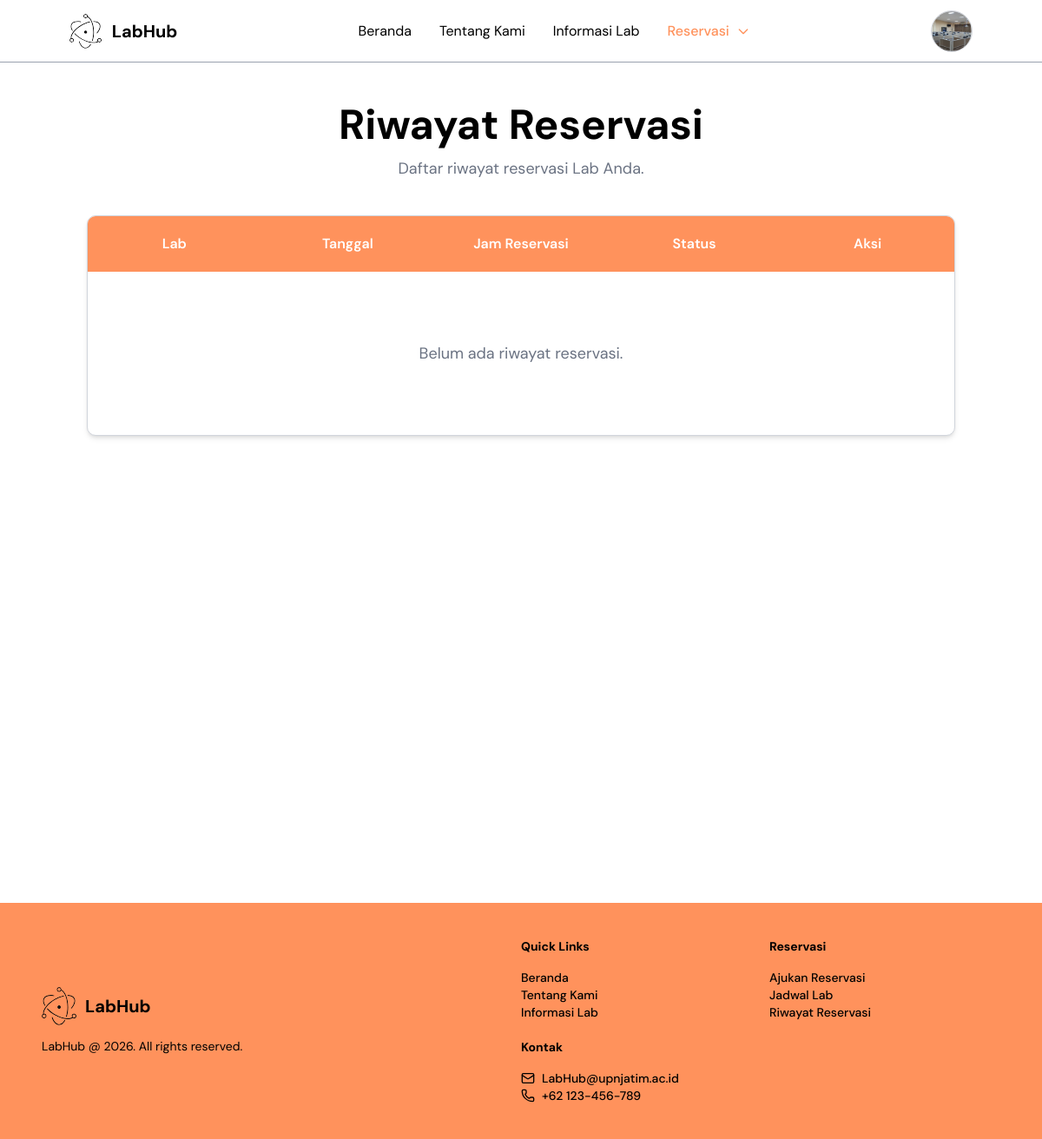
The app's page /index.php?page=riwayat_reservasi (signed in), older data.
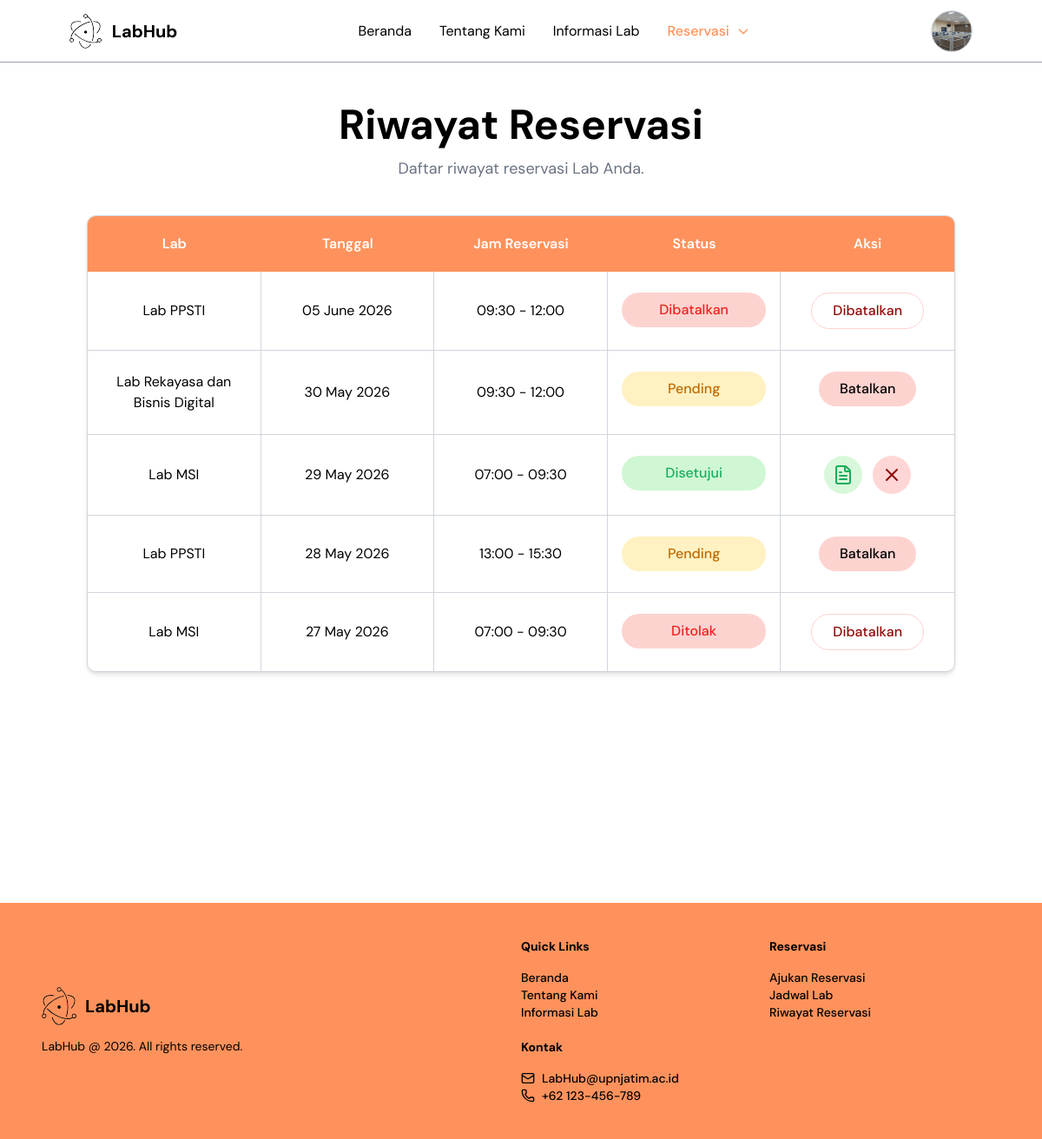
The same page, newer data.
### tables this page shows
CREATE TABLE `reservasi` (
  `id` int NOT NULL,
  `user_id` int NOT NULL,
  `jadwal_id` int NOT NULL,
  `kode_reservasi` varchar(100) DEFAULT NULL,
  `dosen_penanggung_jawab` varchar(100) NOT NULL,
  `kontak` varchar(30) NOT NULL,
  `keperluan` text NOT NULL,
  `berkas` varchar(255) DEFAULT NULL,
  `status` enum('Pending','Disetujui','Ditolak','Dibatalkan','Belum Ambil Kunci','Sedang Berlangsung','Selesai') DEFAULT 'Pending',
  `created_at` timestamp NULL DEFAULT CURRENT_TIMESTAMP,
  `alasan_pembatalan` text
);

CREATE TABLE `labs` (
  `id` int NOT NULL,
  `nama_lab` varchar(100) NOT NULL,
  `kode_lab` varchar(10) NOT NULL,
  `kategori` varchar(100) DEFAULT NULL,
  `lokasi` varchar(100) DEFAULT NULL,
  `luas` int DEFAULT NULL,
  `kapasitas` int DEFAULT '0',
  `fasilitas` text,
  `deskripsi` text,
  `gambar` varchar(255) DEFAULT NULL,
  `jam_buka` time NOT NULL,
  `jam_tutup` time NOT NULL,
  `status` enum('Tersedia','Perbaikan','Non-aktif') DEFAULT 'Tersedia',
  `created_at` timestamp NULL DEFAULT CURRENT_TIMESTAMP,
  `slug` varchar(255) DEFAULT NULL
);

CREATE TABLE `jadwal` (
  `id` int NOT NULL,
  `lab_id` int NOT NULL,
  `tanggal` date NOT NULL,
  `sesi` varchar(50) NOT NULL,
  `jam_mulai` time NOT NULL,
  `jam_selesai` time NOT NULL,
  `created_at` timestamp NULL DEFAULT CURRENT_TIMESTAMP
);

### pages/riwayat_reservasi.php (the view, shortened to what the changed rows need)
<?php
include __DIR__ .
    '/../config/config.php';
$limit = 10;
$pageNumber =
    isset($_GET['p'])
    ? (int) $_GET['p']
    : 1;
$offset =
    ($pageNumber - 1) * $limit;
$user_id =
    $_SESSION['user_id'];
$stmt =
    mysqli_prepare(
        $conn,
        "SELECT
            reservasi.id,
            reservasi.status,
            reservasi.kode_reservasi,
            labs.nama_lab,
            jadwal.tanggal,
            jadwal.jam_mulai,
            jadwal.jam_selesai
        FROM reservasi
        JOIN jadwal
        ON reservasi.jadwal_id = jadwal.id
        JOIN labs
        ON jadwal.lab_id = labs.id
        WHERE reservasi.user_id = ?
        ORDER BY jadwal.tanggal DESC
        LIMIT ? OFFSET ?"
    );
mysqli_stmt_bind_param(
    $stmt,
    "iii",
    $user_id,
    $limit,
    $offset
);
mysqli_stmt_execute(
    $stmt
);
$result =
    mysqli_stmt_get_result(
        $stmt
    );
?>
<section class="mt-30 px-4 sm:px-6 lg:px-25 min-h-screen">
    <div class="flex flex-col gap-10">
        <div class="
            flex
            flex-col
            items-center
            text-center
            gap-3
        ">
            <h1 class="
                text-3xl
                sm:text-4xl
                md:text-5xl
                xl:text-6xl
                font-bold
            ">
                Riwayat Reservasi
            </h1>
        </div>
        <div class="
            border
            border-gray-300
            rounded-[10px]
            overflow-hidden
            bg-white
            shadow-md
            w-full
        ">
            <div class="hidden md:block">
                <div class="divide-y divide-gray-300">
                    <?php if (
                        mysqli_num_rows($result)
                        > 0
                    ): ?>
                        <?php while (
                            $item =
                            mysqli_fetch_assoc(
                                $result
                            )
                        ): ?>
                            <?php
                            $statusClass =
                                'bg-[#FDD3D0] text-[#EC221F]';
                            if (
                                $item['status']
                                == 'Pending'
                            ) {
                                $statusClass =
                                    'bg-[#FFF1C2] text-[#BF6A02]';
                            } elseif (
                                $item['status']
                                == 'Disetujui'
                            ) {
                                $statusClass =
                                    'bg-[#CFF7D3] text-[#14AE5C]';
                            }
                            ?>
                            <div class="
                                grid
                                grid-cols-5
                                items-stretch
                            ">
                                <div class="
                                    py-6
                                    px-4
                                    border-r
                                    border-gray-300
                                    flex
                                    items-center
                                    justify-center
                                    text-center
                                ">
                                    <?= htmlspecialchars(
                                        $item['nama_lab']
                                    ) ?>
                                </div>
                                <div class="
                                    py-6
                                    px-4
                                    border-r
                                    border-gray-300
                                    flex
                                    items-center
                                    justify-center
                                    text-center
                                ">
                                    <?= date(
                                        'd F Y',
                                        strtotime(
                                            $item['tanggal']
                                        )
                                    ) ?>
                                </div>
                                <div class="
                                    py-6
                                    px-4
                                    border-r
                                    border-gray-300
                                    flex
                                    items-center
                                    justify-center
                                    text-center
                                ">
                                    <?= substr(
                                        $item['jam_mulai'],
                                        0,
                                        5
                                    ) ?>
                                    -
                                    <?= substr(
                                        $item['jam_selesai'],
                                        0,
                                        5
                                    ) ?>
                                </div>
                                <div class="
                                    py-6
                                    px-4
                                    border-r
                                    border-gray-300
                                ">
                                    <div class="
                                        flex
                                        justify-center
                                        items-center
                                    ">
                                        <span class="
                                            px-4
                                            py-2
                                            rounded-full
                                            font-medium
                                            text-center
                                            w-full
                                            <?= $statusClass ?>
                                        ">
                                            <?= $item['status'] ?>
                                        </span>
                                    </div>
                                </div>
                                <div class="
                                    py-6
                                    px-4
                                ">
                                    <div class="
                                        flex
                                        justify-center
                                        items-center
                                        gap-3
                                    ">
                                        <?php if (
                                            $item['status']
                                            == 'Pending'
                                        ): ?>
                                            <button onclick="openDeleteModal(<?= $item['id'] ?>)" class="
                                                px-6
                                                py-2
                                                rounded-full
                                                bg-[#FDD3D0]
                                                font-medium
                                                hover:opacity-80
                                                cursor-pointer
                                            ">
                                                Batalkan
                                            </button>
                                        <?php elseif (
                                            $item['status']
                                            == 'Disetujui'
                                        ): ?>
                                            <button data-code="<?= $item['kode_reservasi'] ?>" data-date="<?= date(
                                                  'd F Y',
                                                  strtotime($item['tanggal'])
                                              ) ?>" data-time="<?= substr(
                                                   $item['jam_mulai'],
                                                   0,
                                                   5
                                               ) ?>
    -
    <?= substr(
                        $item['jam_selesai'],
                        0,
                        5
                    ) ?>" onclick="
        openCodeModal(this)
    " class="
                                                w-11
                                                h-11
                                                rounded-full
                                                bg-[#D9F8DB]
                                                flex
                                                items-center
                                                justify-center
                                                hover:opacity-80
                                                cursor-pointer
                                            ">
                                                <i data-lucide="file-text" class="text-[#14AE5C]"></i>
                                            </button>
                                            <button onclick="
                                                                openCancelModal(
                                                                    <?= $item['id'] ?>
                                                                )
                                                            " class="
                                                w-11
                                                h-11
                                                rounded-full
                                                bg-[#FFD6D6]
                                                flex
                                                items-center
                                                justify-center
                                                hover:opacity-80
                                                cursor-pointer
                                            ">
                                                <i data-lucide="x" class="text-[#900B09]"></i>
                                            </button>
                                        <?php else: ?>
                                            <span class="
                                                px-6
                                                py-2
                                                rounded-full
                                                border
                                                border-[#FDD3D0]
                                                text-[#900B09]
                                                font-medium
                                            ">
                                                Dibatalkan
                                            </span>
                                        <?php endif; ?>
                                    </div>
                                </div>
                            </div>
                        <?php endwhile; ?>
                    <?php else: ?>
                        <div class="
                            py-20
                            text-center
                            text-gray-500
                            text-lg
                        ">
                            Belum ada riwayat reservasi.
                        </div>
                    <?php endif; ?>
                </div>
            </div>
        </div>
    </div>
</section>

Row changes from the older to the newer data that the page shows:
added reservasi: labs.nama_lab "Lab PPSTI", jadwal.tanggal "05 June 2026", jadwal.jam_mulai "09:30", jadwal.jam_selesai "12:00", status "Dibatalkan"
added reservasi: labs.nama_lab "Lab Rekayasa dan Bisnis Digital", jadwal.tanggal "30 May 2026", jadwal.jam_mulai "09:30", jadwal.jam_selesai "12:00", status "Pending"
added reservasi: labs.nama_lab "Lab MSI", jadwal.tanggal "29 May 2026", jadwal.jam_mulai "07:00", jadwal.jam_selesai "09:30", status "Disetujui"
added reservasi: labs.nama_lab "Lab PPSTI", jadwal.tanggal "28 May 2026", jadwal.jam_mulai "13:00", jadwal.jam_selesai "15:30", status "Pending"
added reservasi: labs.nama_lab "Lab MSI", jadwal.tanggal "27 May 2026", jadwal.jam_mulai "07:00", jadwal.jam_selesai "09:30", status "Ditolak", shows "Dibatalkan"
Text that changed along with them:
text no longer shown: "Belum ada riwayat reservasi."
